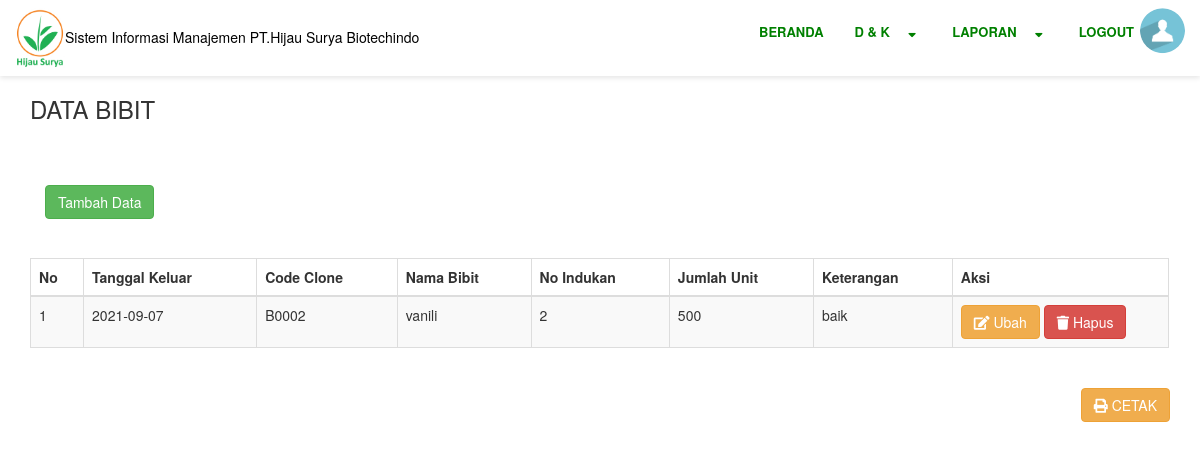
The app's page /SIM_PT_Hijau_Surya_Biotechindo/index.php?page=bibit_siap_jual (signed in) with its own data.
### tables this page shows
CREATE TABLE `bibit_siap_jual` (
  `id_bibit_siap_jual` int(11) NOT NULL,
  `tanggal_keluar` date NOT NULL,
  `code_clone` varchar(10) NOT NULL,
  `nama_bibit` varchar(50) NOT NULL,
  `no_indukan` varchar(10) NOT NULL,
  `jmlh_unit` varchar(20) NOT NULL,
  `keterangan` varchar(250) NOT NULL
);

CREATE TABLE `benih` (
  `tanggal_masuk` date NOT NULL,
  `code_clone` varchar(10) NOT NULL,
  `nama_benih` varchar(50) NOT NULL,
  `no_indukan` varchar(10) NOT NULL,
  `jumlah` int(250) NOT NULL
);

### SIM_PT_Hijau_Surya_Biotechindo/variabel.php (called while the page is built, shortened)
<?php
    $icon="gambar/background/Logo.png";
      $akun=mysqli_fetch_array(mysqli_query($koneksi,"select * from `admin_user` where `username` ='$UserName'"));
      $Fhoto=$akun['Photo'];
      $Level=$akun['level'];
      if ($Level=="AdminDistribusidanKeuangan")
        {
          $_level="3";
        }
?>

### SIM_PT_Hijau_Surya_Biotechindo/page/bibit_siap_jual/index.php (the view, shortened to what this page needs)
<div class="container">
    <div class="row">
        <div class="col-md-12">
            <div class="au-breadcrumb-content">
                <div class="au-breadcrumb-left">
                    <h3>DATA BIBIT</h3>
                </div>
            </div>
        </div>
        <div class="col-md-12">
        <div class="panel-heading">
            <div class="table-data__tool">
                <div class="table-data__tool-left">
                    <div class="rs-select2--light rs-select2--md">
                        <a href="?page=bibit_siap_jual&aksi=tambah" class="btn btn-success" style="margin-top: 8px;"></i> Tambah Data</a>
                    </div>
                </div>
            </div>
        </div>
            <div class="table-responsive">
                <table border="1" class="table table-striped table-bordered table-hover" id="dataTables-example">
                    <thead>
                        <tr>
                            <th>No</th>
                            <th>Tanggal Keluar</th>
                            <th>Code Clone</th>
                            <th>Nama Bibit</th>
                            <th>No Indukan</th>
                            <th>Jumlah Unit</th>
                            <th>Keterangan</th>
                            <th width="19%">Aksi</th>
                        </tr>
                    </thead>
                    <tbody>
                        <?php
                            $no = 1;
                            $sql = $koneksi->query("SELECT * FROM `bibit_siap_jual` JOIN `benih` USING(`code_clone`) ");
                            while ($data= $sql->fetch_assoc()) {
                        ?>
                        <tr>
                            <td><?php echo $no++; ?></td>
                            <td><?php echo $data['tanggal_keluar'];?></td>
                            <td><?php echo $data['code_clone'];?></td>
                            <td><?php echo $data['nama_benih'];?></td>
                            <td><?php echo $data['no_indukan'];?></td>
                            <td><?php echo $data['jmlh_unit'];?></td>
                            <td><?php echo $data['keterangan'];?></td>
                            <td>
                                <a href="?page=bibit_siap_jual&aksi=ubah&id=<?php echo $data['id_bibit_siap_jual']; ?>" class="btn btn-warning" ><i class="fa fa-edit"></i> Ubah</a>
                                <a onclick="return confirm('Anda yakin ingin menghapus?')" href="?page=bibit_siap_jual&aksi=hapus&id=<?php echo $data['id_bibit_siap_jual']; ?>" class="btn btn-danger" ><i class="fa fa-trash"></i> Hapus</a>
                            </td>
                        </tr>
                        <?php  } ?>
                    </tbody>
                </table>
            </div>
        </div>
    </div><br>
    <div style="float: right;">
        <a class="btn btn-warning" href="cetak.php?page=bibit_siap_jual" target="_blank"><i class="fa fa-print"></i> CETAK</a>
    </div>
</div>

### SIM_PT_Hijau_Surya_Biotechindo/header.php (shortened to what this page needs)
<header class="header-desktop3 d-none d-lg-block" style="background-color: white; color: black;" >
    <div class="section__content section__content--p35">
        <div class="header3-wrap">
            <div class="header__logo">
                <a href="index.php">
                    <img width="50px" src="<?=$icon?>" />
                </a>
                <h5>Sistem Informasi Manajemen PT.Hijau Surya Biotechindo</h5>
            </div>
            <div class="header__navbar" >
                <ul class="list-unstyled" style="float: right; padding-right: 35px;">
                    <li>
                        <a href="index.php"><strong><font color="green">BERANDA</font></strong>
                        </a>
                    </li>
                    <?php if ($_level=="3") { ?>
                    <li class="has-sub">
                        <a href="#"><strong><font color="green">D & K &nbsp; &nbsp; <i class="fas  fa-sort-desc" ></i></font></strong>
                        </a>
                    </li>
                    <li class="has-sub">
                        <a href="#"><strong><font color="green">LAPORAN &nbsp; &nbsp; <i class="fas  fa-sort-desc" ></i></font></strong>
                        </a>
                    </li>
                    <?php } ?>
                    <li>
                        <a href="logout.php"><strong><font color="green">LOGOUT</font></strong>
                        </a>
                    </li>
                </ul>
            </div>
                <div class="account-wrap">
                    <div class="account-item account-item--style2 clearfix js-item-menu">
                        <div class="image">
                            <img src="gambar/user/<?=$Fhoto?>"/>
                        </div>
                    </div>
                </div>
            </div>
        </div>
</header>

### records on screen
bibit_siap_jual: tanggal_keluar "2021-09-07", code_clone "B0002", code_clone.nama_benih "vanili", code_clone.no_indukan "2", jmlh_unit "500", keterangan "baik"
